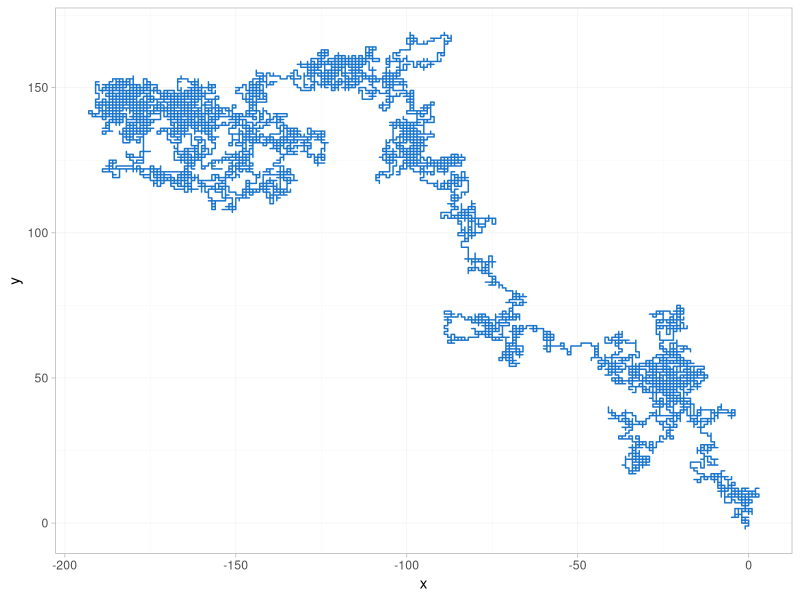
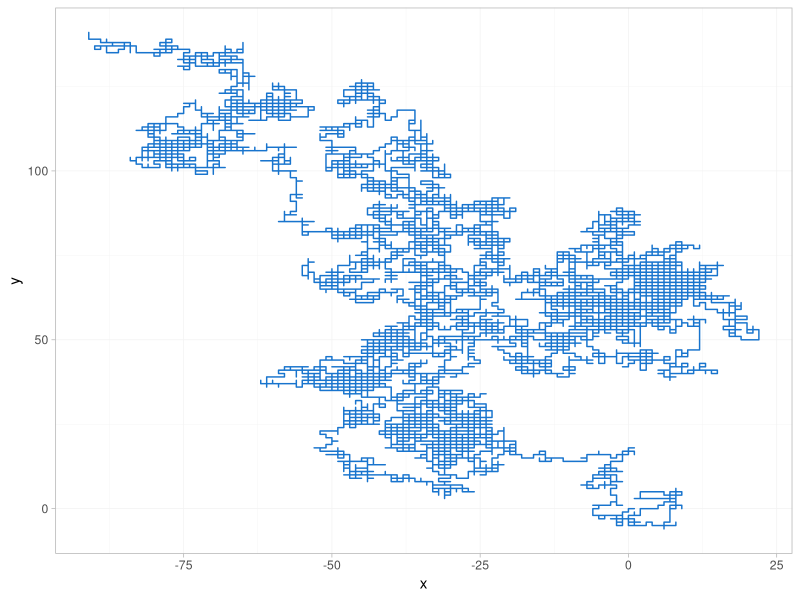

Write the R code that produced these figures, in order.


#****************************************************************************
# Vectorization examples 
# 2019-04-15
# Nayef 

#****************************************************************************

library(tidyverse)


# Example 1: Coin tosses -------------

# Reference: https://www.r-bloggers.com/how-to-use-vectorization-to-streamline-simulations/

# Write a program to: 
# > toss a coin n times and print out after every 100 tosses the proportion of heads minus 1/2
# > print out after every 100 tosses the number of heads minus half the number of tosses
# > do these numbers appear to approach 0 as n increases? 



# > 1.1) non-vectorized solution: -------------------------------------------

# function definition: 
coin_toss <- function(n){
    
    result <- c()  # empty vector that we'll fill via the loop 
    
    for (i in 1:n) {
        
        if (i == 1){
            # the first flip we just assign the toss result to variable "tosses"
            tosses <- sample(c(0,1), 1)
            
        } else {
            # creating a vector, "tosses" that has history of all tosses
            # We also fill this vector using the loop
            tosses <- c(tosses ,sample(c(0,1), 1))
            
        }
        
        # when we reach a toss number that a multiple of 100 we output the status
        if (i %% 100 == 0) {
            ## output the percent of heads away from 50%
            percent <- (sum(tosses) / length(tosses)) - 0.5
            
            ## output the number of heads away from half of all tosses
            number <- sum(tosses) - (length(tosses) / 2)
            
            # join together in var "result" 
            result <- rbind(result, c(percent, number))
        }
    }
    
    return(result)
}


# function test: 
set.seed(10)
coin_toss(1000)



# > 1.2) vectorized solution: ------------------------------------------------

# function definition: 
coin_toss_vectorized <- function(n, step = 100) {
    
    if (n < 100) {return(cat("n must be greater than 100"))}
    
    # Record num heads at each step
    tosses <- cumsum(sample(c(0, 1), n, replace = TRUE))
    
    # define vector of indices, based on step argument: 
    steps <- seq(step, n, by = step)
    
    # Compute summaries, indexing into vector "tosses", using the "steps" vector
    percent <- tosses[steps]/steps - .5
    number <- tosses[steps] - steps/2
    
    # retuen result
    return(cbind(percent, number))
    
}


# function test: 
set.seed(10)
coin_toss_vectorized(1000)

set.seed(10)
coin_toss(1000)

# vectorized and non-vectorized functions give same result 


# compare speeds: 
system.time(coin_toss(100000))  # elapsed = 12.65 sec
system.time(coin_toss_vectorized(100000))  # elapsed = 0 sec!!!



# > 1.3) Notes: ------------

cumsum  # function (x)  .Primitive("cumsum")

# The .Primitive above means that cumsum is implemented as a C function. 
# Reference: http://www.noamross.net/blog/2014/4/16/vectorization-in-r--why.html 

# In the **vectorized** solution, we first create a vector of sampled results, then
# **pass the entire vector to cumsum( ) to operate on in one go**.

# cumsum takes a vector as input, and **returns a vector the 
#   accumulates the input vector at every stage** 

# Also, calculations of percentages are vectorized: "tosses[steps]/steps" will
# return a vector, the first element of which will be the first element of
# tosses[steps] divided by the first element of steps, and so on

# In contrast, in the **non-vectorized** solution, at every stage, the operations
# only work with one coin toss at a time. Also, we are growing a vector through
# a for loop, which means there's overhear evey iteration of the loop, to
# allocate memory, etc.









#****************************************************************************
# Example 2: 2D Random walk ---------

# Reference: "Writing Efficient Programs in R (and Beyond)"
# PDF: https://www.stat.auckland.ac.nz/~ihaka/downloads/Taupo.pdf 

#****************************************************************************


# > 2.1) non-vectorized solution: ---------------------------------------------

# define function: 
rw2d1 <- 
    function(n) {
        xpos = ypos = numeric(n)
        xdir = c(TRUE, FALSE)  # should we change xpos? If no, we'll change ypos  
        pm1 = c(1, -1)  # which direction to change xpos
        
        for(i in 2:n)
            if (sample(xdir, 1)) {
                xpos[i] = xpos[i-1] + sample(pm1, 1)
                ypos[i] = ypos[i-1]
            }
        else {
            xpos[i] = xpos[i-1]
            ypos[i] = ypos[i-1] + sample(pm1, 1)
        }
        data.frame(x = xpos,
                   y = ypos)
    }


# test function: 
rw2d1(10)

# plot result: 
rw2d1(15000) %>% 
    ggplot(aes(x=x, y=y)) + 
    geom_path(col = "dodgerblue3") + 
    theme_light() +
    theme(panel.grid.minor = element_line(colour = "grey95"), 
      panel.grid.major = element_line(colour = "grey95"))
      




# > 2.2) First vectorized solution: ---------------------------------------------

# Rather than computing the position element by element, this
# version computes the vectors of position changes and then
# uses cumsum to compute the positions.

# To compute n positions we need n − 1 position changes.


# define function: 
rw2d2 <- function(n) {
    
    # Compute all step sizes: 
    steps <- sample(c(-1, 1), 
                    n-1, 
                    replace = TRUE) 
    
    # determine whether or not to step in x-direction: 
    xdir <- sample(c(TRUE, FALSE), 
                   n-1, 
                   replace = TRUE)
    
    # find full vector of xpos: 
    # if xdir = TRUE, we change xdir by amout "steps" (-1 or 1)
    
    # Vectorization: 
    # > ifelse is vectorized - applies on the whole xdir vector 
    # > cumsum is also vectorized 
    xpos <- c(0, cumsum(ifelse(xdir, 
                               steps, 
                               0)))
    
    # change ypos when you don't change xpos: 
    ypos <- c(0, cumsum(ifelse(xdir, 
                               0, 
                               steps)))
    
    # return result: 
    data.frame(x = xpos, 
               y = ypos)
    
}


# >> 2.2.1) Notes: -----
# note the importance of cumsum() in this example as well as
# in Example 1



# test function: 
set.seed(4); rw2d2(10)


# plot result: 
# plot result: 
rw2d2(15000) %>% 
    ggplot(aes(x=x, y=y)) + 
    geom_path(col = "dodgerblue3") + 
    theme_light() +
    theme(panel.grid.minor = element_line(colour = "grey95"), 
          panel.grid.major = element_line(colour = "grey95"))



# > 2.3) Second vectorized solution: ---------------------------------------------


